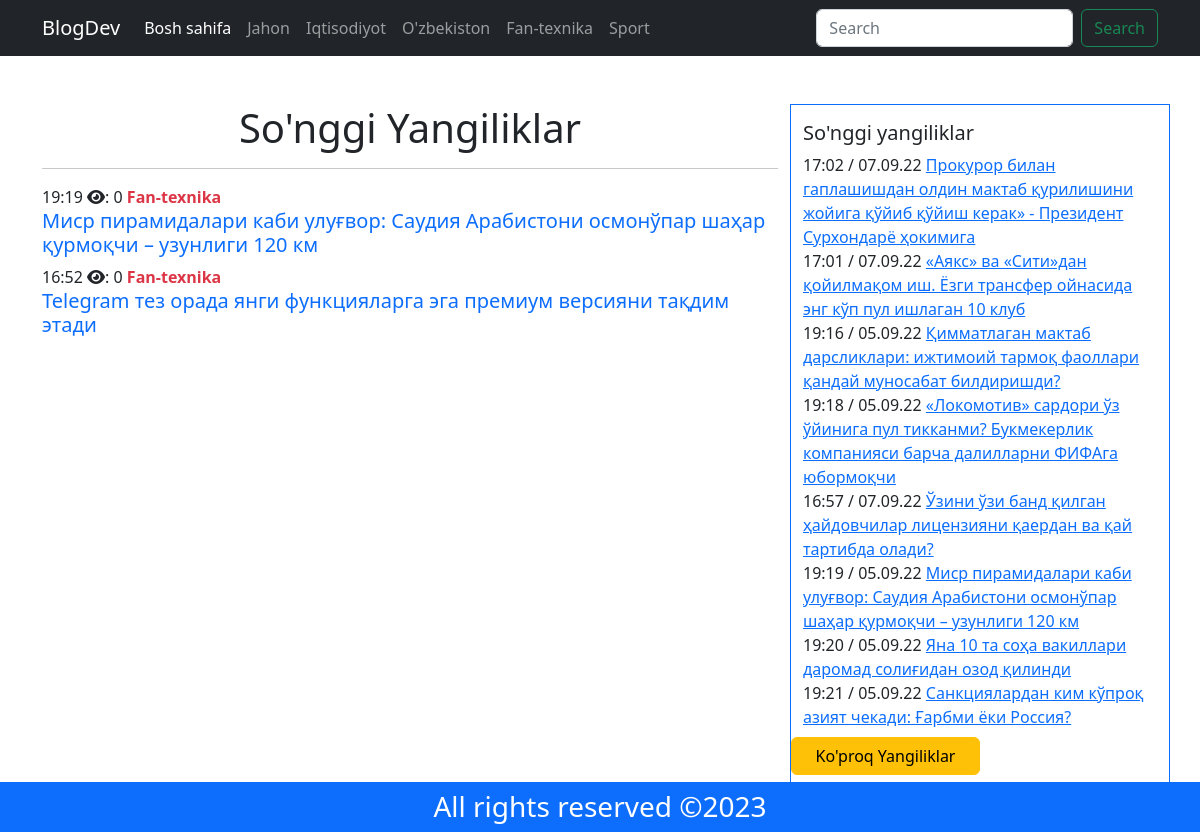
/allPost/?catId=5, run on an earlier commit of the app's database.
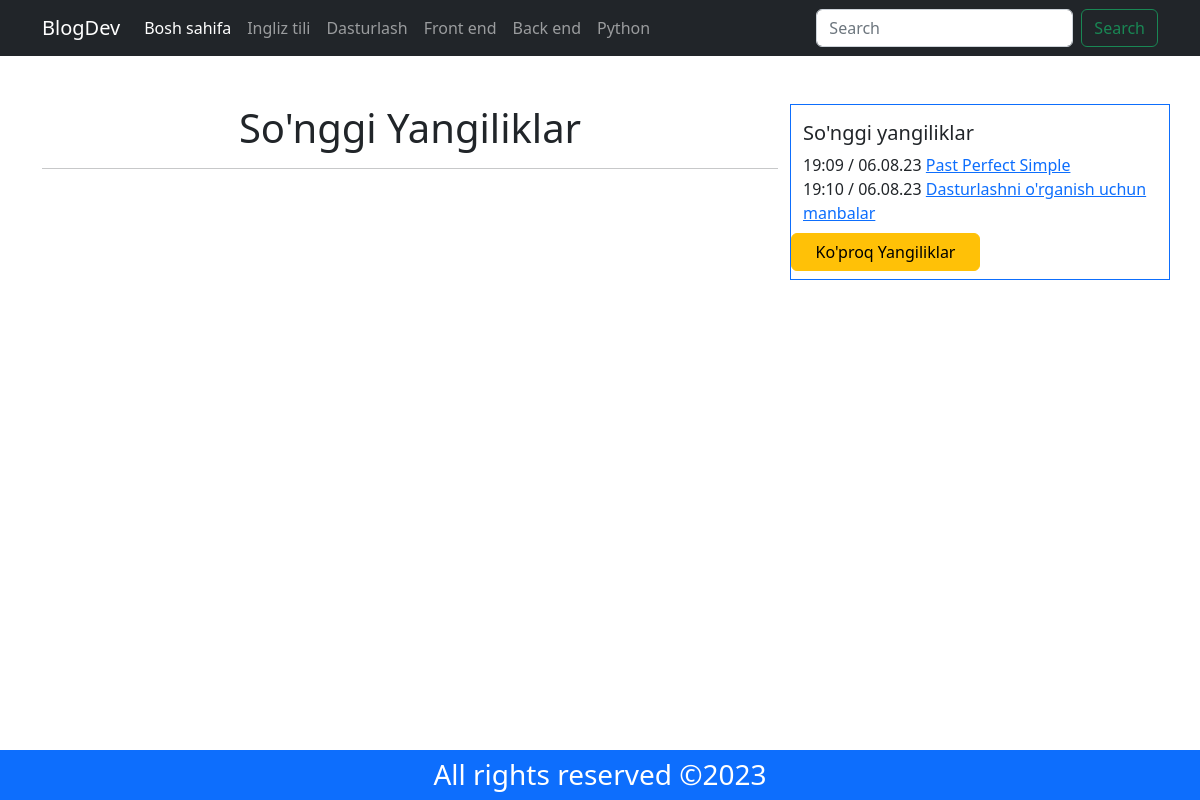
And on a later commit of the database.
### posts/models.py (models this page shows, shortened)
class Category(models.Model):
    name = models.CharField(max_length=255)
    slug = models.SlugField(max_length=255, unique=True)
    created_at = models.DateTimeField(auto_now_add=True)
    updated_at = models.DateTimeField(auto_now=True)
    class Meta:
        verbose_name_plural = 'Kategoriylar'
    def __str__(self):
        return self.name

class Post(models.Model):
    cat_id = models.ForeignKey(Category, on_delete=models.CASCADE)
    title = models.CharField(max_length=255)
    slug = models.SlugField(max_length=255, unique=True, null=True)
    body = RichTextUploadingField()
    post_img = models.ImageField(upload_to='posts')  # rasm yuklash
    date_added = models.DateTimeField()
    post_view = models.IntegerField()
    created_at = models.DateTimeField(auto_now_add=True)
    upload_at = models.DateTimeField(auto_now=True)
    author = models.ForeignKey(User, on_delete=models.CASCADE)
    class Meta:
        verbose_name_plural = 'Postlar'

### posts/views.py (the view)
# urls.py: path('allPost/',allPost,name='allPost-page')
def allPost(request):
    context = {}
    categories = Category.objects.all()
    interested_posts = Post.objects.all().order_by('-post_view')[0:8]
    context['interested_posts']=interested_posts
    context['navbar']=categories
    data = Post.objects.all()
    context['posts'] = data
    if 'catId' in request.GET:
        catId = request.GET['catId']
        filterData = Post.objects.filter(cat_id=catId)
        context['posts']=filterData
    return render(request, 'allPost.html', context)

### templates/allPost.html
{% extends 'base.html' %}
{% block mycontent %}
    <div class="container my-5">
        <div class="row">
        <div class="col-12 col-md-8">
            <h1 class="text-center">So'nggi Yangiliklar</h1>
            <hr>
            {% for post in posts %}
            <span>{{post.date_added | time:'H:i'}}</span>
            <span><i class="fa-solid fa-eye"></i>: {{post.post_view}} </span>
            <span class="md-2 text-danger fw-bold">{{post.cat_id}}</span>
            <a href="{% url 'post_detail-page' post.slug %}"
               class="h5 text-decoration-none d-block"
               style="cursor:pointer">{{post.title}}</a>
            {% endfor %}
        </div>
        {% include 'interested_post.html' %}
        </div>
    </div>
{% endblock %}

### templates/navbar.html (shortened to what this page needs)
<nav class="navbar navbar-expand-lg bg-dark navbar-dark">
  <div class="container">
    <a class="navbar-brand" href="{% url 'home-page' %}">BlogDev</a>
    <div class="collapse navbar-collapse" id="navbarSupportedContent">
      <ul class="navbar-nav me-auto mb-2 mb-lg-0">
        <li class="nav-item">
          <a class="nav-link active" aria-current="page"
             href="{% url 'home-page' %}">
            Bosh sahifa</a>
        </li>
        {% for nav in navbar %}
        <li class="nav-item">
          <a class="nav-link" href="{% url 'allPost-page' %}?catId={{nav.id}}">{{nav.name}}</a>
        </li>
        {% endfor %}
      </ul>
      <form class="d-flex" role="search">
        <input class="form-control me-2" type="search" placeholder="Search" aria-label="Search">
        <button class="btn btn-outline-success" type="submit">Search</button>
      </form>
    </div>
  </div>
</nav>

### templates/interested_post.html
<div class="col-12 col-md-4 border border-primary">
                <div class="row">
                            <h5 class="mt-3">So'nggi yangiliklar</h5>
                    {% for i in interested_posts%}
                    <div class="col-12">
                        <span >{{i.date_added | time:'H:i'}} /
                                    {{i.date_added | date:'d.m.y'}}</span>
                        <a href="{% url  'post_detail-page' i.slug %}" style="cursor:pointer">{{i.title}}</a>
                    </div>
                    {% endfor %}
                    <a  href="{% url 'allPost-page' %}" class="btn btn-warning w-50 my-2">Ko'proq Yangiliklar</a>
                </div>
            </div>

What changed in the data, as far as the page shows it:
removed Post: date_added "19:19", post_view "0", cat_id "Fan-texnika", title "Миср пирамидалари каби улуғвор: Саудия Арабистони осмонўпар шаҳар қурмоқчи – узунлиги 120 км", date_added "05.09.22"
removed Post: date_added "16:52", post_view "0", cat_id "Fan-texnika", title "Telegram тез орада янги функцияларга эга премиум версияни тақдим этади", shown under "So'nggi Yangiliklar"
removed Post: date_added "17:02", date_added "07.09.22", title "Прокурор билан гаплашишдан олдин мактаб қурилишини жойига қўйиб қўйиш керак» - Президент Сурхондарё ҳокимига", shown under "So'nggi yangiliklar"
removed Post: date_added "17:01", date_added "07.09.22", title "«Аякс» ва «Сити»дан қойилмақом иш. Ёзги трансфер ойнасида энг кўп пул ишлаган 10 клуб", shown under "So'nggi yangiliklar"
removed Post: date_added "19:16", date_added "05.09.22", title "Қимматлаган мактаб дарсликлари: ижтимоий тармоқ фаоллари қандай муносабат билдиришди?", shown under "So'nggi yangiliklar"
removed Post: date_added "19:18", date_added "05.09.22", title "«Локомотив» сардори ўз ўйинига пул тикканми? Букмекерлик компанияси барча далилларни ФИФАга юбормоқчи", shown under "So'nggi yangiliklar"
removed Post: date_added "16:57", date_added "07.09.22", title "Ўзини ўзи банд қилган ҳайдовчилар лицензияни қаердан ва қай тартибда олади?", shown under "So'nggi yangiliklar"
removed Post: date_added "19:20", date_added "05.09.22", title "Яна 10 та соҳа вакиллари даромад солиғидан озод қилинди", shown under "So'nggi yangiliklar"
removed Post: date_added "19:21", date_added "05.09.22", title "Санкциялардан ким кўпроқ азият чекади: Ғарбми ёки Россия?", shown under "So'nggi yangiliklar"
changed Category: name "Jahon" → "Ingliz tili"
changed Category: name "Iqtisodiyot" → "Dasturlash"
changed Category: name "O'zbekiston" → "Front end"
changed Category: name "Fan-texnika" → "Back end"
changed Category: name "Sport" → "Python"
added Post: date_added "19:09", date_added "06.08.23", title "Past Perfect Simple", shown under "So'nggi yangiliklar"
added Post: date_added "19:10", date_added "06.08.23", title "Dasturlashni o'rganish uchun manbalar", shown under "So'nggi yangiliklar"
